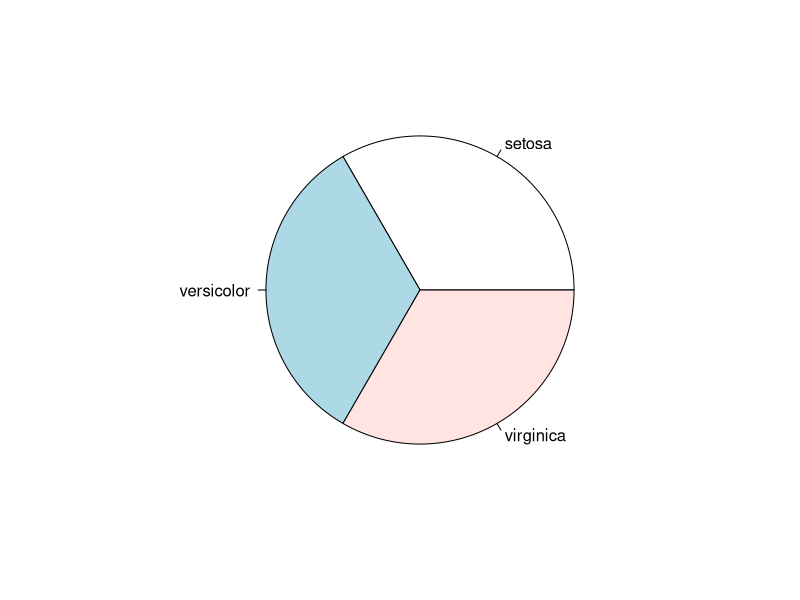
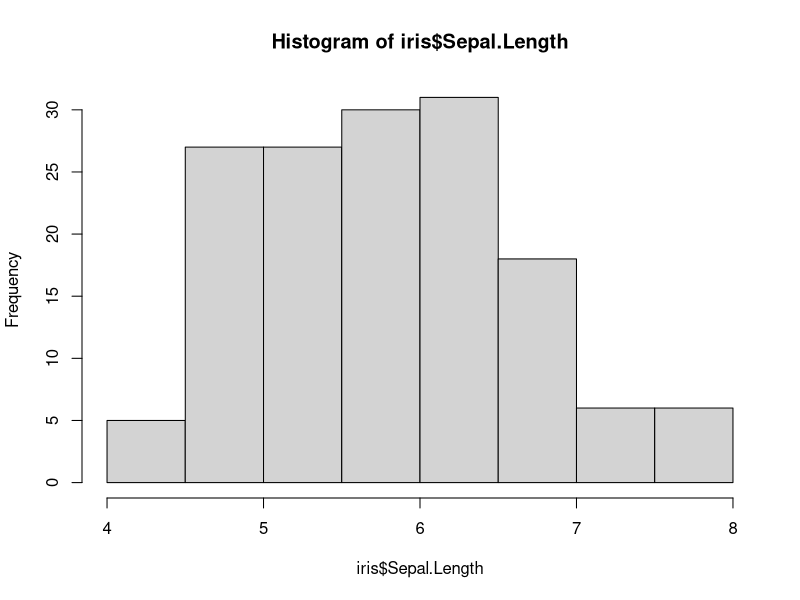
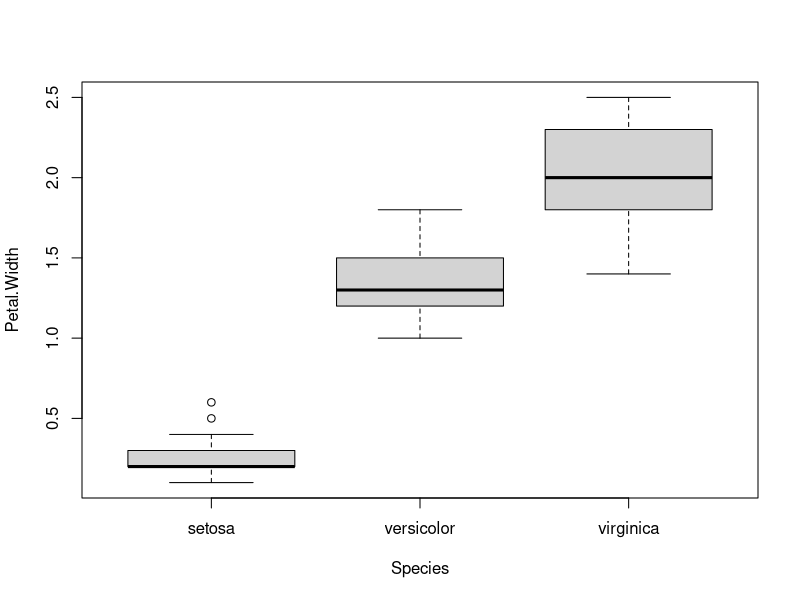
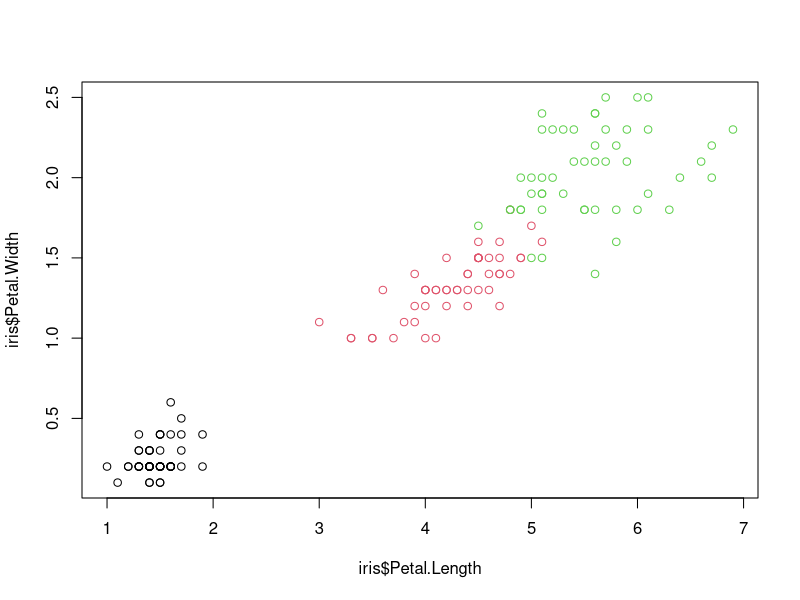
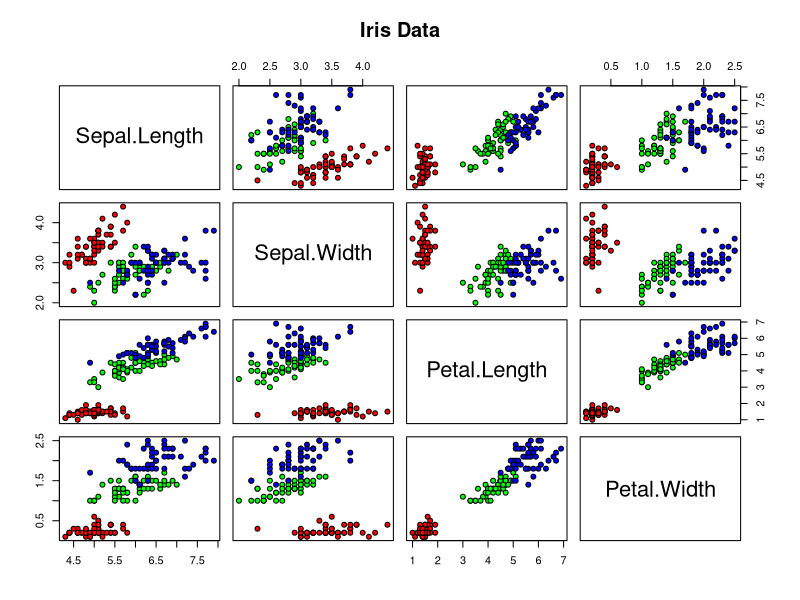

Here is the R script that generated these plots, in order:
###Basics

##manipulate data

#load the dataset iris
data(iris)
#index by name(rows,columns)
iris[1,"Sepal.Length"]
#select multiple columns using c()
Sepal.iris=iris[,c("Sepal.Length","Sepal.Width")]
#summarize the structure of Sepal
str(Sepal.iris)
#subset data
Five.Sepal.iris=iris[1:5,c("Sepal.Length","Sepal.Width")]
str(Five.Sepal.iris)
#filter the data
setosa.data=iris[iris$Species=="setosa",1:5]
str(setosa.data)
#subset data using the subset function
Sepal.data=subset(iris,select=c("Sepal.Length","Sepal.Width"))
str(Sepal.data)

setosa.data=subset(iris,Species=="setosa")
str(setosa.data)
#merging data
flower.type=data.frame(Species="setosa",Flower="iris")
merge(flower.type,iris[1:3,],by="Species")
#ordering data
head(iris[order(iris$Sepal.Length,decreasing = TRUE),])



##basic statistics


#the format of the data
class(iris)
#descriptive statistics
mean(iris$Sepal.Length)
sd(iris$Sepal.Length)
var(iris$Sepal.Length)
min(iris$Sepal.Length)
max(iris$Sepal.Length)
median(iris$Sepal.Length)
range(iris$Sepal.Length)
quantile(iris$Sepal.Length)
#sapply function
sapply(iris[1:4],mean,na.rm=TRUE)
#full range of descriptive statistics
summary(iris)
#investigate the relationship between variables
cor(iris[,1:4])
#covariance of each attribute pair
cov(iris[,1:4])



##visualizing data

#calculate the frequency of species
table.iris=table(iris$Species)
table.iris
#simple pie chart
pie(table.iris)
#histogram of the sepal length
hist(iris$Sepal.Length)
#Boxplot function
boxplot(Petal.Width ~ Species,data=iris)
#scatter plot
plot(x=iris$Petal.Length,y=iris$Petal.Width,col=iris$Species)
#scatter plot with function 'pairs'
pairs(iris[1:4],main="Iris Data",pch=21,bg=c("red","green","blue")[unclass(iris$Species)])



